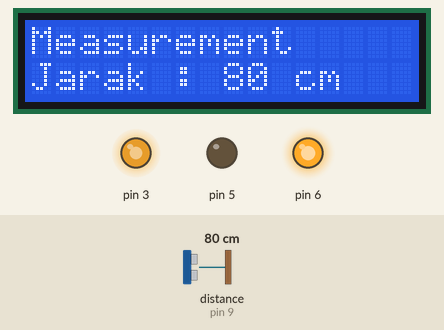
The sketch below on a simulated Arduino Uno, built with avr-gcc and run on an emulated ATmega328P. Parts: 16×2 character LCD, output pins drawn as LEDs (lit = HIGH). Wiring (inferred from the names in the program): ultrasonic range finder: trigger pin 8; echo pin 9. The test bench sets the inputs (shaded band); at power-on: distance to the obstacle (sensor on pin 9) 80 cm. The echo pulse lasts 58.3 µs per cm; pins used as bus, display or sensor lines are not drawn.

Above: at 1.2 s.
1.3 s: distance to the obstacle (sensor on pin 9) set to 2 cm
At 1.6 s:
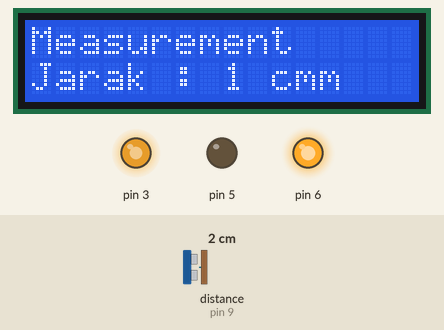
2.8 s: distance to the obstacle (sensor on pin 9) set to 98 cm
At 4.0 s:
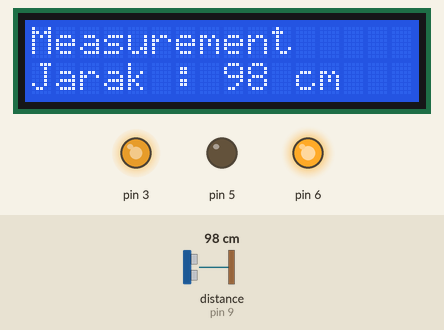
4.3 s: distance to the obstacle (sensor on pin 9) set to 106 cm
At 5.5 s:
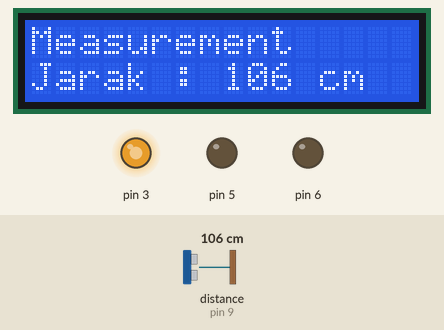
5.8 s: distance to the obstacle (sensor on pin 9) set to 4 cm
At 6.7 s:
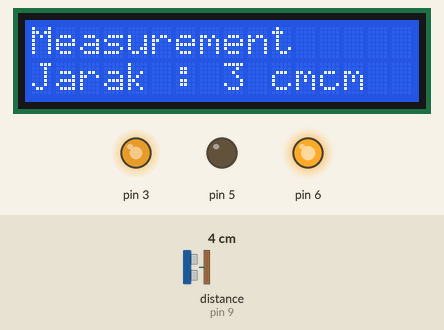
Timing chart, 0 to 8.3 s (numbered marks = the images above; inputs shaded):
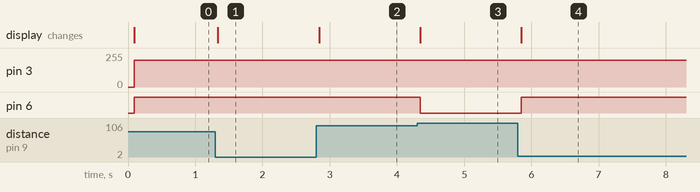

The sketch:

Code.ino
```cpp
#include <LiquidCrystal_I2C.h>

LiquidCrystal_I2C lcd(0x27,16,2);

const int TRIGPIN = 8;
const int ECHOPIN = 9;
long timer;
int jarak;

void setup() {
  lcd.init();
  lcd.clear();
  lcd.backlight();

  pinMode(ECHOPIN, INPUT);
  pinMode(TRIGPIN, OUTPUT);

  pinMode(3, OUTPUT);
  pinMode(5, OUTPUT);
  pinMode(6, OUTPUT);

}

void loop() {
  digitalWrite(TRIGPIN, LOW);
  delayMicroseconds(2);
  digitalWrite(TRIGPIN, HIGH);
  delayMicroseconds(10);
  digitalWrite(TRIGPIN, LOW);

  timer = pulseIn(ECHOPIN, HIGH);
  jarak = timer/58;

  lcd.setCursor(0,0);
  lcd.print("Measurement");


  lcd.setCursor(0,1);
  lcd.print("Jarak : ");
  lcd.print(jarak);
  lcd.print(" cm");


  if(jarak < 100){
    	analogWrite(3, 200);
  	digitalWrite(5, LOW);
	digitalWrite(6, HIGH);
  }

  if(jarak > 100){
  	digitalWrite(5, LOW);
	digitalWrite(6, LOW);
  }

}
```

Measured:
- the behaviour switches between 100 and 101 cm on distance to the obstacle (sensor on pin 9) (found by bisection; images 2 and 3)
- after the input at 1.3 s, the display: changes at once (image 1)
- after the input at 2.8 s, the display: changes after 0.05 s (image 2)
- after the input at 4.3 s, pin 6: HIGH → LOW after 0.05 s; the display: changes after 0.05 s (image 3)
- after the input at 5.8 s, pin 6: LOW → HIGH after 0.05 s; the display: changes after 0.05 s (image 4)
